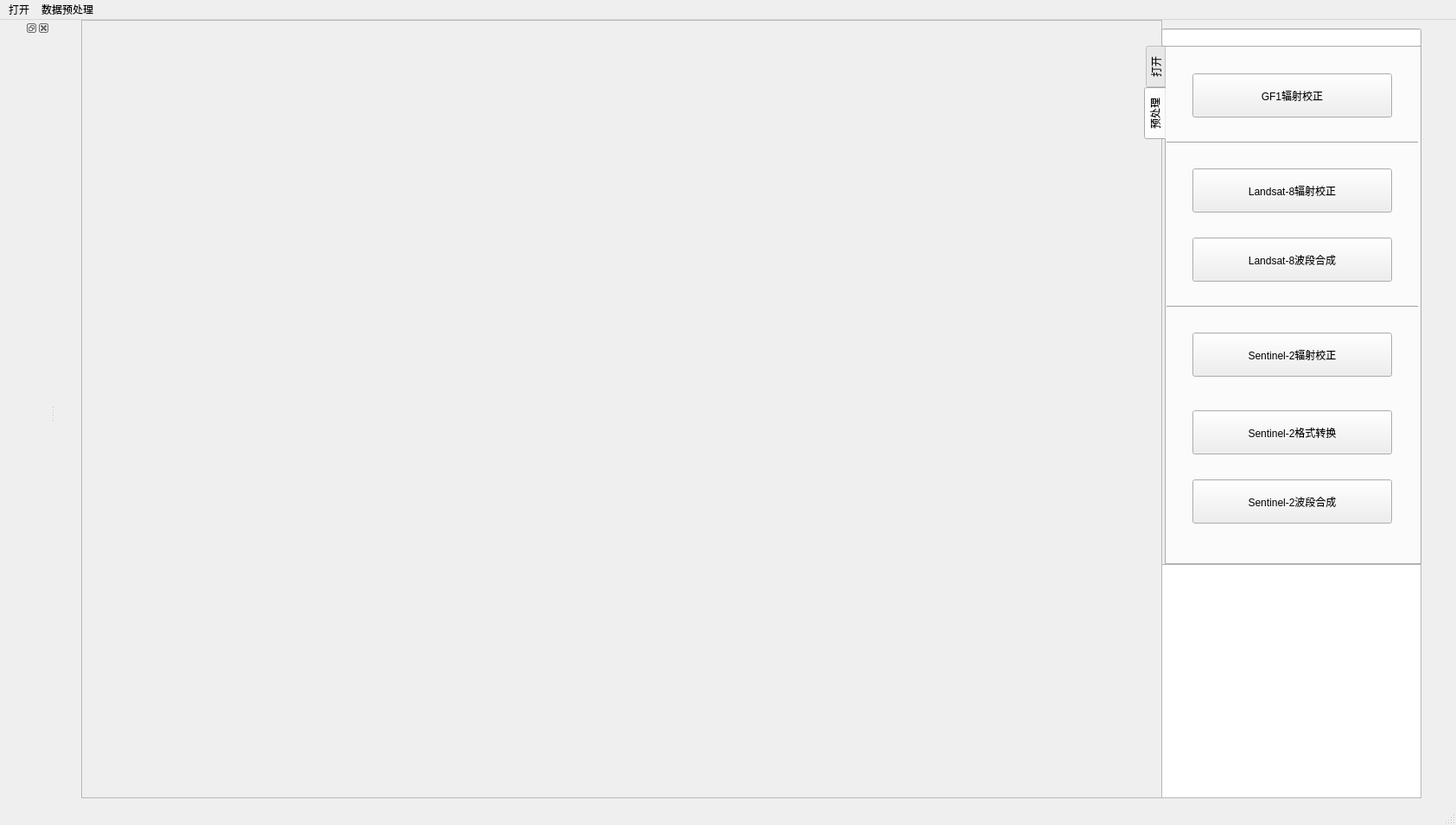
<?xml version="1.0" encoding="UTF-8"?>
<ui version="4.0">
 <class>MainWindow</class>
 <widget class="QMainWindow" name="MainWindow">
  <property name="geometry">
   <rect>
    <x>0</x>
    <y>0</y>
    <width>1685</width>
    <height>955</height>
   </rect>
  </property>
  <property name="windowTitle">
   <string>遥感之星GIS软件</string>
  </property>
  <property name="windowIcon">
   <iconset resource="../resources/MyRc.qrc">
    <normaloff>:/ico/logo.ico</normaloff>:/ico/logo.ico</iconset>
  </property>
  <widget class="QWidget" name="centralwidget">
   <widget class="QFrame" name="frame">
    <property name="geometry">
     <rect>
      <x>30</x>
      <y>0</y>
      <width>1251</width>
      <height>901</height>
     </rect>
    </property>
    <property name="frameShape">
     <enum>QFrame::StyledPanel</enum>
    </property>
    <property name="frameShadow">
     <enum>QFrame::Raised</enum>
    </property>
   </widget>
   <widget class="QTabWidget" name="tabWidget">
    <property name="geometry">
     <rect>
      <x>1260</x>
      <y>30</y>
      <width>321</width>
      <height>601</height>
     </rect>
    </property>
    <property name="tabPosition">
     <enum>QTabWidget::West</enum>
    </property>
    <property name="currentIndex">
     <number>1</number>
    </property>
    <property name="iconSize">
     <size>
      <width>30</width>
      <height>30</height>
     </size>
    </property>
    <widget class="QWidget" name="tab_open">
     <attribute name="title">
      <string>打开</string>
     </attribute>
     <widget class="QPushButton" name="pushButton_OpenShp">
      <property name="enabled">
       <bool>true</bool>
      </property>
      <property name="geometry">
       <rect>
        <x>10</x>
        <y>70</y>
        <width>271</width>
        <height>61</height>
       </rect>
      </property>
      <property name="text">
       <string>矢量数据</string>
      </property>
      <property name="icon">
       <iconset resource="../resources/MyRc.qrc">
        <normaloff>:/ico/OpenShp.ico</normaloff>:/ico/OpenShp.ico</iconset>
      </property>
     </widget>
     <widget class="QPushButton" name="pushButton_OpenTif">
      <property name="enabled">
       <bool>true</bool>
      </property>
      <property name="geometry">
       <rect>
        <x>10</x>
        <y>240</y>
        <width>271</width>
        <height>61</height>
       </rect>
      </property>
      <property name="text">
       <string>栅格数据</string>
      </property>
      <property name="icon">
       <iconset resource="../resources/MyRc.qrc">
        <normaloff>:/ico/OpenTif.ico</normaloff>:/ico/OpenTif.ico</iconset>
      </property>
     </widget>
    </widget>
    <widget class="QWidget" name="tab_pre">
     <attribute name="title">
      <string>预处理</string>
     </attribute>
     <widget class="QPushButton" name="pushButton_GF1Ato">
      <property name="enabled">
       <bool>true</bool>
      </property>
      <property name="geometry">
       <rect>
        <x>30</x>
        <y>30</y>
        <width>231</width>
        <height>51</height>
       </rect>
      </property>
      <property name="text">
       <string>GF1辐射校正</string>
      </property>
     </widget>
     <widget class="QPushButton" name="pushButton_LanAto">
      <property name="enabled">
       <bool>true</bool>
      </property>
      <property name="geometry">
       <rect>
        <x>30</x>
        <y>140</y>
        <width>231</width>
        <height>51</height>
       </rect>
      </property>
      <property name="text">
       <string>Landsat-8辐射校正</string>
      </property>
     </widget>
     <widget class="QPushButton" name="pushButton_SenAto">
      <property name="enabled">
       <bool>true</bool>
      </property>
      <property name="geometry">
       <rect>
        <x>30</x>
        <y>330</y>
        <width>231</width>
        <height>51</height>
       </rect>
      </property>
      <property name="text">
       <string>Sentinel-2辐射校正</string>
      </property>
     </widget>
     <widget class="QPushButton" name="pushButton_LanBandcom">
      <property name="enabled">
       <bool>true</bool>
      </property>
      <property name="geometry">
       <rect>
        <x>30</x>
        <y>220</y>
        <width>231</width>
        <height>51</height>
       </rect>
      </property>
      <property name="text">
       <string>Landsat-8波段合成</string>
      </property>
     </widget>
     <widget class="Line" name="line">
      <property name="geometry">
       <rect>
        <x>0</x>
        <y>100</y>
        <width>291</width>
        <height>20</height>
       </rect>
      </property>
      <property name="orientation">
       <enum>Qt::Horizontal</enum>
      </property>
     </widget>
     <widget class="Line" name="line_2">
      <property name="geometry">
       <rect>
        <x>0</x>
        <y>290</y>
        <width>291</width>
        <height>20</height>
       </rect>
      </property>
      <property name="orientation">
       <enum>Qt::Horizontal</enum>
      </property>
     </widget>
     <widget class="QPushButton" name="pushButton_SenResampled">
      <property name="enabled">
       <bool>true</bool>
      </property>
      <property name="geometry">
       <rect>
        <x>30</x>
        <y>420</y>
        <width>231</width>
        <height>51</height>
       </rect>
      </property>
      <property name="text">
       <string>Sentinel-2格式转换</string>
      </property>
     </widget>
     <widget class="QPushButton" name="pushButton_SenBandcom">
      <property name="enabled">
       <bool>true</bool>
      </property>
      <property name="geometry">
       <rect>
        <x>30</x>
        <y>500</y>
        <width>231</width>
        <height>51</height>
       </rect>
      </property>
      <property name="text">
       <string>Sentinel-2波段合成</string>
      </property>
     </widget>
    </widget>
   </widget>
   <widget class="QTextEdit" name="textEdit">
    <property name="geometry">
     <rect>
      <x>1280</x>
      <y>630</y>
      <width>301</width>
      <height>271</height>
     </rect>
    </property>
   </widget>
   <widget class="QLineEdit" name="lineEdit">
    <property name="geometry">
     <rect>
      <x>1280</x>
      <y>10</y>
      <width>301</width>
      <height>21</height>
     </rect>
    </property>
   </widget>
  </widget>
  <widget class="QMenuBar" name="menubar">
   <property name="geometry">
    <rect>
     <x>0</x>
     <y>0</y>
     <width>1685</width>
     <height>26</height>
    </rect>
   </property>
   <widget class="QMenu" name="menuopen">
    <property name="tearOffEnabled">
     <bool>false</bool>
    </property>
    <property name="title">
     <string>打开</string>
    </property>
    <property name="separatorsCollapsible">
     <bool>false</bool>
    </property>
    <property name="toolTipsVisible">
     <bool>false</bool>
    </property>
    <addaction name="action_OpenShp"/>
    <addaction name="action_OpenTif"/>
   </widget>
   <widget class="QMenu" name="menu">
    <property name="title">
     <string>数据预处理</string>
    </property>
    <addaction name="actionGF1"/>
    <addaction name="separator"/>
    <addaction name="actionLandsat8"/>
    <addaction name="actionLanBandcom"/>
    <addaction name="separator"/>
    <addaction name="actionSentinel2"/>
    <addaction name="actionSentinel_SenResampled"/>
    <addaction name="actionSentinel_SenBandcom"/>
   </widget>
   <addaction name="menuopen"/>
   <addaction name="menu"/>
  </widget>
  <widget class="QStatusBar" name="statusbar"/>
  <widget class="QDockWidget" name="dockWidget">
   <attribute name="dockWidgetArea">
    <number>1</number>
   </attribute>
   <widget class="QWidget" name="dockWidgetContents"/>
  </widget>
  <action name="action_OpenShp">
   <property name="icon">
    <iconset resource="../resources/MyRc.qrc">
     <normaloff>:/ico/OpenShp.ico</normaloff>:/ico/OpenShp.ico</iconset>
   </property>
   <property name="text">
    <string>打开矢量数据</string>
   </property>
  </action>
  <action name="action_OpenTif">
   <property name="icon">
    <iconset resource="../resources/MyRc.qrc">
     <normaloff>:/ico/OpenTif.ico</normaloff>:/ico/OpenTif.ico</iconset>
   </property>
   <property name="text">
    <string>打开栅格数据</string>
   </property>
  </action>
  <action name="actionfushe">
   <property name="text">
    <string>fushe</string>
   </property>
  </action>
  <action name="actiondaqi">
   <property name="text">
    <string>daqi</string>
   </property>
  </action>
  <action name="action_L1C_L2A">
   <property name="icon">
    <iconset resource="../resources/MyRc.qrc">
     <normaloff>:/ico/大气校正.ico</normaloff>:/ico/大气校正.ico</iconset>
   </property>
   <property name="text">
    <string>大气校正（L1C—&gt;L2A）</string>
   </property>
  </action>
  <action name="actionGF1">
   <property name="text">
    <string>GF1辐射校正</string>
   </property>
  </action>
  <action name="actionLandsat8">
   <property name="text">
    <string>Landsat8辐射校正</string>
   </property>
  </action>
  <action name="actionSentinel2">
   <property name="text">
    <string>Sentinel2辐射校正</string>
   </property>
  </action>
  <action name="actionLanBandcom">
   <property name="text">
    <string>LandSat8波段合成</string>
   </property>
  </action>
  <action name="actionSentinel_SenResampled">
   <property name="text">
    <string>Sentinel-2格式转换</string>
   </property>
  </action>
  <action name="actionSentinel_SenBandcom">
   <property name="text">
    <string>Sentinel-2波段合成</string>
   </property>
  </action>
 </widget>
 <resources>
  <include location="../resources/MyRc.qrc"/>
 </resources>
 <connections/>
</ui>
